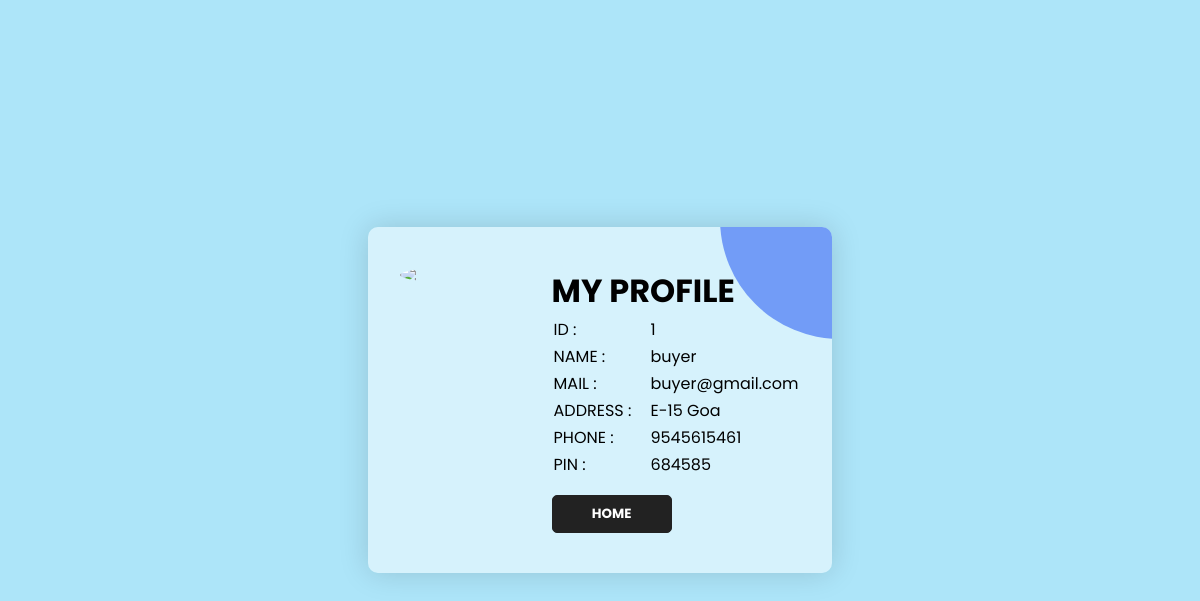
/buyer/buyer_profile.php (signed in), run on the app's committed database.
### tables this page shows
CREATE TABLE `buyer` (
  `b_id` int(5) NOT NULL,
  `b_name` varchar(255) NOT NULL,
  `b_mail` varchar(255) NOT NULL,
  `b_address` varchar(255) NOT NULL,
  `b_phone` varchar(10) NOT NULL,
  `b_pass` varchar(255) NOT NULL,
  `b_pin` int(6) NOT NULL,
  `b_status` int(1) NOT NULL
);

### buyer/config.php (called while the page is built, shortened)
<?php
class Database
{
    private $host = "localhost";
    private $username = "root";
    private $password = "";
    private $database = "farm_system";
    public function __construct()
    {
        $this->connection = new mysqli($this->host, $this->username, $this->password, $this->database);
    }
}
?>

### buyer/buyer.php (the view, shortened to what this page needs)
<?php
require 'config.php';
class Buyer extends Database
{
    public function displayProfile()
    {
        if (isset($_SESSION['b_id'])) {
            $b_id = $_SESSION['b_id'];
            $query = "SELECT b_id, b_name, b_mail, b_address, b_phone, b_pin FROM buyer WHERE b_id = $b_id";
            $result = $this->connection->query($query);
            if ($result) {
                echo '<table>';
                while ($row = $result->fetch_assoc()) {
                    echo '<tr>';
                    echo '<td>ID : </td>';
                    echo '<td>' . $row['b_id'] . '</td>';
                    echo '</tr>';
                    echo '<tr>';
                    echo '<td>NAME : </td>';
                    echo '<td>' . $row['b_name'] . '</td>';
                    echo '</tr>';
                    echo '<tr>';
                    echo '<td>MAIL : </td>';
                    echo '<td>' . $row['b_mail'] . '</td>';
                    echo '</tr>';
                    echo '<tr>';
                    echo '<td>ADDRESS : &nbsp&nbsp&nbsp </td>';
                    echo '<td>' . $row['b_address'] . '</td>';
                    echo '</tr>';
                    echo '<tr>';
                    echo '<td>PHONE : </td>';
                    echo '<td>' . $row['b_phone'] . '</td>';
                    echo '</tr>';
                    echo '<tr>';
                    echo '<td>PIN : </td>';
                    echo '<td>' . $row['b_pin'] . '</td>';
                    echo '</tr>';
                }
                echo '</table>';
            }
        }
    }
}

### admin/profile/style.css (style rules this page uses)
* { margin: 0; padding: 0; box-sizing: border-box; }
body { font-family: "Poppins", sans-serif; align-items: center; justify-content: center; background-color: #ade5f9; min-height: 100vh; }
body, .card, .stats { display: flex; }

### data on the page
buyer: b_id "1", b_name "buyer", b_mail "buyer@gmail.com", b_address "E-15 Goa", b_phone "9545615461", b_pin "684585"
